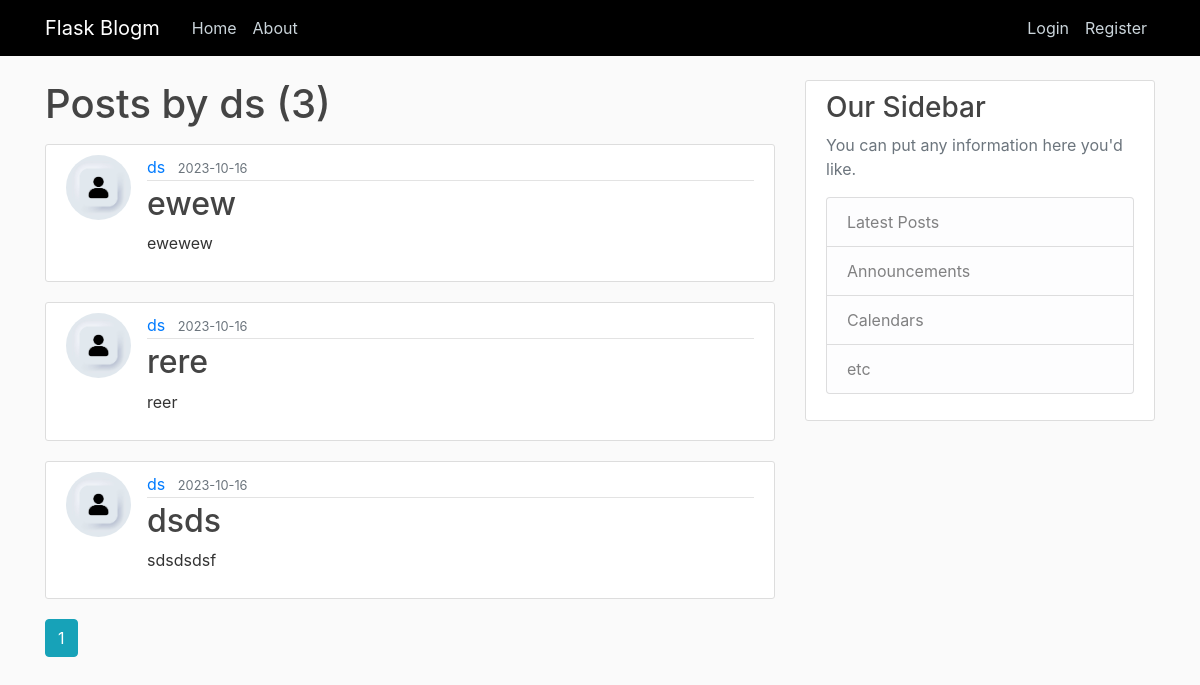
The app's page /user/ds with its own data.
### flaskblog/models.py (models this page shows, shortened)
class Users(db.Model,UserMixin):
    id:int = db.Column(db.Integer, primary_key=True)
    Username:str = db.Column(db.String(20), unique=True, nullable=False)
    Email:str= db.Column(db.String(100), unique=True, nullable=False, )
    Image_file:str = db.Column(db.String(20), nullable=False,
                           default='default.jpg')
    password:str = db.Column(db.String(60), nullable=False)
    post = db.relationship('Posts', backref='author', lazy=True)

class Posts(db.Model):
    id:int = db.Column(db.Integer, primary_key=True)
    title:str = db.Column(db.String(100), nullable=False)
    date:datetime = db.Column(db.DateTime, nullable=False, default=datetime.utcnow)
    content:str = db.Column(db.Text, nullable=False)
    user_id:int = db.Column(db.Integer, db.ForeignKey('users.id'), nullable=False)

### flaskblog/routes.py (the view)
@app.route("/user/<string:username>")
def user_posts(username):
    page = request.args.get('page', 1, type=int)
    user = Users.query.filter_by(Username=username).first_or_404()
    post = Posts.query.filter_by(author=user)\
        .order_by(Posts.date.desc())\
        .paginate(page=page, per_page=5)
    return render_template('user_post.html', posts=post, user=user)

### flaskblog/templates/user_post.html
{% extends "layout.html" %}
{% block content %}
<h1 class="mb-3">Posts by {{ user.Username }} ({{ posts.total }})</h1>
{% for post in posts.items %}
<article class="media content-section">
    <img class="rounded-circle article-img" src="{{url_for('static',filename='profile_pic/'+post.author.Image_file) }}">
    <div class="media-body">
        <div class="article-metadata">
            <a class="mr-2" href="{{url_for('user_posts',username=post.author.Username)}}">{{ post.author.Username
                }}</a>
            <small class="text-muted">{{ post.date.strftime('%Y-%m-%d') }}</small>
        </div>
        <h2><a class="article-title" href="{{ url_for('post', Posts_id=Post_id) }}">{{ post.title }}</a></h2>
        <p class="article-content">{{ post.content }}</p>
    </div>
</article>
{% endfor %}
{% for page_num in posts.iter_pages(left_edge=1, right_edge=1, left_current=1, right_current=2) %}
{% if page_num %}
{% if posts.page == page_num %}
<a class="btn btn-info mb-4" href="{{ url_for('user_posts', username=user.username, page=page_num) }}">{{ page_num
    }}</a>
{% else %}
<a class="btn btn-outline-info mb-4" href="{{ url_for('user_posts', username=user.username, page=page_num) }}">{{
    page_num }}</a>
{% endif %}
{% else %}
...
{% endif %}
{% endfor %}
{% endblock content %}

### flaskblog/static/main.css (style rules this page uses)
body { background: #fafafa; color: #333333; margin-top: 5rem; }
h1, h2, h3, h4, h5, h6 { color: #444444; }
.content-section { background: #ffffff; padding: 10px 20px; border: 1px solid #dddddd; border-radius: 3px; margin-bottom: 20px; }
.article-title { color: #444444; }
.article-content { white-space: pre-line; }
.article-img { height: 65px; width: 65px; margin-right: 16px; }
.article-metadata { padding-bottom: 1px; margin-bottom: 4px; border-bottom: 1px solid #e3e3e3 }

### records on screen
Users: Username "ds"
Posts: Image_file (placeholder picture), author.Username "ds", date "2023-10-16", title "ewew", content "ewewew"
Posts: Image_file (placeholder picture), author.Username "ds", date "2023-10-16", title "rere", content "reer"
Posts: Image_file (placeholder picture), author.Username "ds", date "2023-10-16", title "dsds", content "sdsdsdsf"

### other values on screen
{{ posts.total }} "3"
{{ page_num }} "1"
